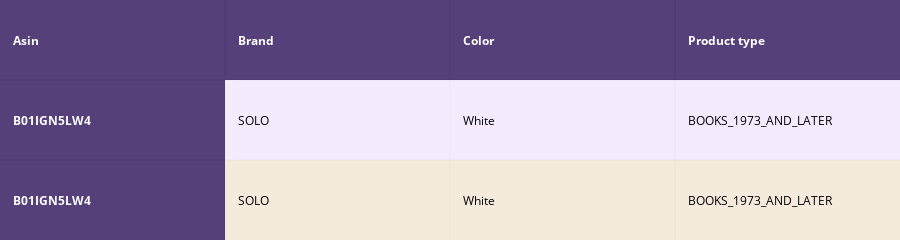
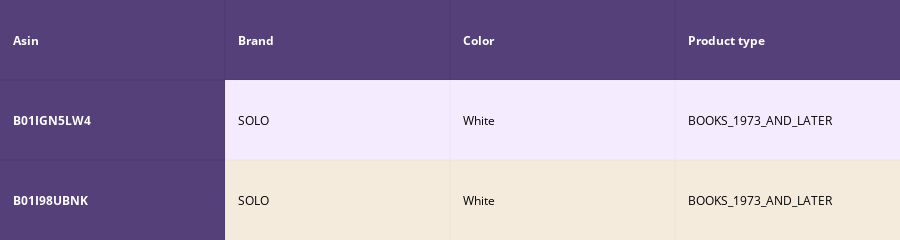
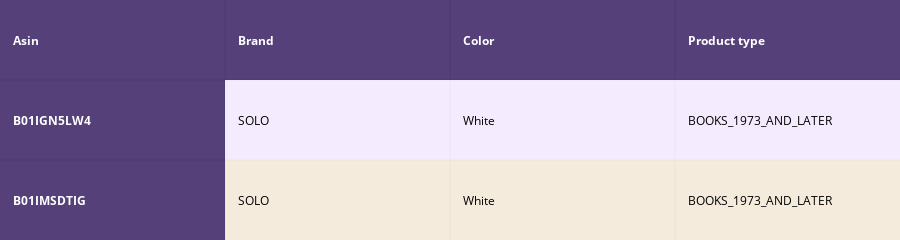
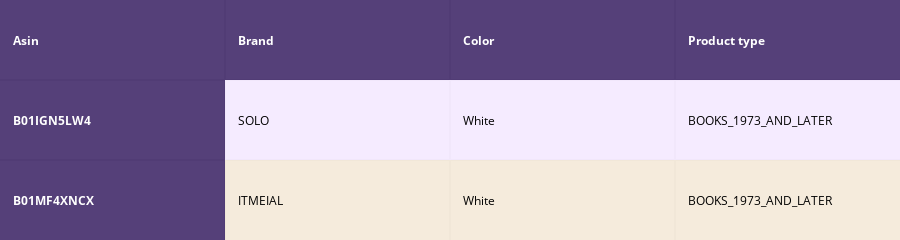

Write notebook code for charts like these, in order.
### Code cell
def idf_w2v_brand(doc_id, w1, w2, w3, num_results):
    # doc_id: apparel's id in given corpus
    # w1: weight for  w2v features
    # w2: weight for brand and color features
    #print(w2v_title_weight)
    #print('----------------------------------')
    new = w2v_title_weight[:-393,:]
    #print(new.shape[0], new.shape[1])
    #print(new[:])
    new2 = extra_features[:-393,:]
    #print('------------------------------------')
    #print(new2[:])
    bottleneck_features_train = np.load('16k_data_cnn_features.npy')
   # print(new.shape[0], new.shape[1])
    #print(new2.shape[0], new2.shape[1])
    #print(extra_features.shape[0], extra_features.shape[1])
    #print(bottleneck_features_train.shape[0], bottleneck_features_train.shape[1])


    # pairwise_dist will store the distance from given input apparel to all remaining apparels
    # the metric we used here is cosine, the coside distance is mesured as K(X, Y) = <X, Y> / (||X||*||Y||)
    # http://scikit-learn.org/stable/modules/metrics.html#cosine-similarity
    
    image_dist = pairwise_distances(bottleneck_features_train, bottleneck_features_train[doc_id].reshape(1,-1))
    idf_w2v_dist  = pairwise_distances(new, new[doc_id].reshape(1,-1))
    ex_feat_dist = pairwise_distances(new2, new2[doc_id])
    pairwise_dist   = (w1 * idf_w2v_dist +  w2 * ex_feat_dist + w3 * image_dist)/float(w1 + w2 + w3)

    # np.argsort will return indices of 9 smallest distances
    indices = np.argsort(pairwise_dist.flatten())[0:num_results]
    #pdists will store the 9 smallest distances
    pdists  = np.sort(pairwise_dist.flatten())[0:num_results]

    #data frame indices of the 9 smallest distace's
    df_indices = list(data.index[indices])
    

    for i in range(0, len(indices)):
        heat_map_w2v_brand(data['title'].loc[df_indices[0]],data['title'].loc[df_indices[i]], 
                           data['medium_image_url'].loc[df_indices[i]], indices[0], 
                           indices[i],df_indices[0], df_indices[i], 'weighted')
        print('ASIN :',data['asin'].loc[df_indices[i]])
        print('Brand :',data['brand'].loc[df_indices[i]])
        print('euclidean distance from input :', pdists[i])
        print('='*125)

idf_w2v_brand(12000, 1, 10, 1, 10)
# in the give heat map, each cell contains the euclidean distance between words i, j

### Figure 1 — Plotly figure (JSON) as saved in the notebook; plotly's stock layout.template omitted (floating-point values rounded to 4 significant figures)
{"data": [{"colorscale": [[0, "#1d004d"], [0.5, "#f2e5ff"], [1, "#f2e5d1"]], "hoverinfo": "none", "opacity": 0.75, "showscale": false, "type": "heatmap", "z": [[0, 0, 0, 0], [0, 0.5, 0.5, 0.5], [0, 1, 1, 1]]}], "layout": {"annotations": [{"align": "left", "font": {"color": "#ffffff"}, "showarrow": false, "text": "<b>Asin</b>", "x": -0.45, "xanchor": "left", "xref": "x1", "y": 0, "yref": "y1"}, {"align": "left", "font": {"color": "#ffffff"}, "showarrow": false, "text": "<b>Brand</b>", "x": 0.55, "xanchor": "left", "xref": "x1", "y": 0, "yref": "y1"}, {"align": "left", "font": {"color": "#ffffff"}, "showarrow": false, "text": "<b>Color</b>", "x": 1.55, "xanchor": "left", "xref": "x1", "y": 0, "yref": "y1"}, {"align": "left", "font": {"color": "#ffffff"}, "showarrow": false, "text": "<b>Product type</b>", "x": 2.55, "xanchor": "left", "xref": "x1", "y": 0, "yref": "y1"}, {"align": "left", "font": {"color": "#ffffff"}, "showarrow": false, "text": "<b>B01IGN5LW4</b>", "x": -0.45, "xanchor": "left", "xref": "x1", "y": 1, "yref": "y1"}, {"align": "left", "font": {"color": "#000000"}, "showarrow": false, "text": "SOLO", "x": 0.55, "xanchor": "left", "xref": "x1", "y": 1, "yref": "y1"}, {"align": "left", "font": {"color": "#000000"}, "showarrow": false, "text": "White", "x": 1.55, "xanchor": "left", "xref": "x1", "y": 1, "yref": "y1"}, {"align": "left", "font": {"color": "#000000"}, "showarrow": false, "text": "BOOKS_1973_AND_LATER", "x": 2.55, "xanchor": "left", "xref": "x1", "y": 1, "yref": "y1"}, {"align": "left", "font": {"color": "#ffffff"}, "showarrow": false, "text": "<b>B01IGN5LW4</b>", "x": -0.45, "xanchor": "left", "xref": "x1", "y": 2, "yref": "y1"}, {"align": "left", "font": {"color": "#000000"}, "showarrow": false, "text": "SOLO", "x": 0.55, "xanchor": "left", "xref": "x1", "y": 2, "yref": "y1"}, {"align": "left", "font": {"color": "#000000"}, "showarrow": false, "text": "White", "x": 1.55, "xanchor": "left", "xref": "x1", "y": 2, "yref": "y1"}, {"align": "left", "font": {"color": "#000000"}, "showarrow": false, "text": "BOOKS_1973_AND_LATER", "x": 2.55, "xanchor": "left", "xref": "x1", "y": 2, "yref": "y1"}], "height": 140, "margin": {"b": 0, "l": 0, "r": 0, "t": 0}, "xaxis": {"dtick": 1, "gridwidth": 2, "showticklabels": false, "tick0": -0.5, "ticks": "", "zeroline": false}, "yaxis": {"autorange": "reversed", "dtick": 1, "gridwidth": 2, "showticklabels": false, "tick0": 0.5, "ticks": "", "zeroline": false}}}

### Figure 2 — Plotly figure (JSON) as saved in the notebook; plotly's stock layout.template omitted (floating-point values rounded to 4 significant figures)
{"data": [{"colorscale": [[0, "#1d004d"], [0.5, "#f2e5ff"], [1, "#f2e5d1"]], "hoverinfo": "none", "opacity": 0.75, "showscale": false, "type": "heatmap", "z": [[0, 0, 0, 0], [0, 0.5, 0.5, 0.5], [0, 1, 1, 1]]}], "layout": {"annotations": [{"align": "left", "font": {"color": "#ffffff"}, "showarrow": false, "text": "<b>Asin</b>", "x": -0.45, "xanchor": "left", "xref": "x1", "y": 0, "yref": "y1"}, {"align": "left", "font": {"color": "#ffffff"}, "showarrow": false, "text": "<b>Brand</b>", "x": 0.55, "xanchor": "left", "xref": "x1", "y": 0, "yref": "y1"}, {"align": "left", "font": {"color": "#ffffff"}, "showarrow": false, "text": "<b>Color</b>", "x": 1.55, "xanchor": "left", "xref": "x1", "y": 0, "yref": "y1"}, {"align": "left", "font": {"color": "#ffffff"}, "showarrow": false, "text": "<b>Product type</b>", "x": 2.55, "xanchor": "left", "xref": "x1", "y": 0, "yref": "y1"}, {"align": "left", "font": {"color": "#ffffff"}, "showarrow": false, "text": "<b>B01IGN5LW4</b>", "x": -0.45, "xanchor": "left", "xref": "x1", "y": 1, "yref": "y1"}, {"align": "left", "font": {"color": "#000000"}, "showarrow": false, "text": "SOLO", "x": 0.55, "xanchor": "left", "xref": "x1", "y": 1, "yref": "y1"}, {"align": "left", "font": {"color": "#000000"}, "showarrow": false, "text": "White", "x": 1.55, "xanchor": "left", "xref": "x1", "y": 1, "yref": "y1"}, {"align": "left", "font": {"color": "#000000"}, "showarrow": false, "text": "BOOKS_1973_AND_LATER", "x": 2.55, "xanchor": "left", "xref": "x1", "y": 1, "yref": "y1"}, {"align": "left", "font": {"color": "#ffffff"}, "showarrow": false, "text": "<b>B01I98UBNK</b>", "x": -0.45, "xanchor": "left", "xref": "x1", "y": 2, "yref": "y1"}, {"align": "left", "font": {"color": "#000000"}, "showarrow": false, "text": "SOLO", "x": 0.55, "xanchor": "left", "xref": "x1", "y": 2, "yref": "y1"}, {"align": "left", "font": {"color": "#000000"}, "showarrow": false, "text": "White", "x": 1.55, "xanchor": "left", "xref": "x1", "y": 2, "yref": "y1"}, {"align": "left", "font": {"color": "#000000"}, "showarrow": false, "text": "BOOKS_1973_AND_LATER", "x": 2.55, "xanchor": "left", "xref": "x1", "y": 2, "yref": "y1"}], "height": 140, "margin": {"b": 0, "l": 0, "r": 0, "t": 0}, "xaxis": {"dtick": 1, "gridwidth": 2, "showticklabels": false, "tick0": -0.5, "ticks": "", "zeroline": false}, "yaxis": {"autorange": "reversed", "dtick": 1, "gridwidth": 2, "showticklabels": false, "tick0": 0.5, "ticks": "", "zeroline": false}}}

### Figure 3 — Plotly figure (JSON) as saved in the notebook; plotly's stock layout.template omitted (floating-point values rounded to 4 significant figures)
{"data": [{"colorscale": [[0, "#1d004d"], [0.5, "#f2e5ff"], [1, "#f2e5d1"]], "hoverinfo": "none", "opacity": 0.75, "showscale": false, "type": "heatmap", "z": [[0, 0, 0, 0], [0, 0.5, 0.5, 0.5], [0, 1, 1, 1]]}], "layout": {"annotations": [{"align": "left", "font": {"color": "#ffffff"}, "showarrow": false, "text": "<b>Asin</b>", "x": -0.45, "xanchor": "left", "xref": "x1", "y": 0, "yref": "y1"}, {"align": "left", "font": {"color": "#ffffff"}, "showarrow": false, "text": "<b>Brand</b>", "x": 0.55, "xanchor": "left", "xref": "x1", "y": 0, "yref": "y1"}, {"align": "left", "font": {"color": "#ffffff"}, "showarrow": false, "text": "<b>Color</b>", "x": 1.55, "xanchor": "left", "xref": "x1", "y": 0, "yref": "y1"}, {"align": "left", "font": {"color": "#ffffff"}, "showarrow": false, "text": "<b>Product type</b>", "x": 2.55, "xanchor": "left", "xref": "x1", "y": 0, "yref": "y1"}, {"align": "left", "font": {"color": "#ffffff"}, "showarrow": false, "text": "<b>B01IGN5LW4</b>", "x": -0.45, "xanchor": "left", "xref": "x1", "y": 1, "yref": "y1"}, {"align": "left", "font": {"color": "#000000"}, "showarrow": false, "text": "SOLO", "x": 0.55, "xanchor": "left", "xref": "x1", "y": 1, "yref": "y1"}, {"align": "left", "font": {"color": "#000000"}, "showarrow": false, "text": "White", "x": 1.55, "xanchor": "left", "xref": "x1", "y": 1, "yref": "y1"}, {"align": "left", "font": {"color": "#000000"}, "showarrow": false, "text": "BOOKS_1973_AND_LATER", "x": 2.55, "xanchor": "left", "xref": "x1", "y": 1, "yref": "y1"}, {"align": "left", "font": {"color": "#ffffff"}, "showarrow": false, "text": "<b>B01IMSDTIG</b>", "x": -0.45, "xanchor": "left", "xref": "x1", "y": 2, "yref": "y1"}, {"align": "left", "font": {"color": "#000000"}, "showarrow": false, "text": "SOLO", "x": 0.55, "xanchor": "left", "xref": "x1", "y": 2, "yref": "y1"}, {"align": "left", "font": {"color": "#000000"}, "showarrow": false, "text": "White", "x": 1.55, "xanchor": "left", "xref": "x1", "y": 2, "yref": "y1"}, {"align": "left", "font": {"color": "#000000"}, "showarrow": false, "text": "BOOKS_1973_AND_LATER", "x": 2.55, "xanchor": "left", "xref": "x1", "y": 2, "yref": "y1"}], "height": 140, "margin": {"b": 0, "l": 0, "r": 0, "t": 0}, "xaxis": {"dtick": 1, "gridwidth": 2, "showticklabels": false, "tick0": -0.5, "ticks": "", "zeroline": false}, "yaxis": {"autorange": "reversed", "dtick": 1, "gridwidth": 2, "showticklabels": false, "tick0": 0.5, "ticks": "", "zeroline": false}}}

### Figure 4 — Plotly figure (JSON) as saved in the notebook; plotly's stock layout.template omitted (floating-point values rounded to 4 significant figures)
{"data": [{"colorscale": [[0, "#1d004d"], [0.5, "#f2e5ff"], [1, "#f2e5d1"]], "hoverinfo": "none", "opacity": 0.75, "showscale": false, "type": "heatmap", "z": [[0, 0, 0, 0], [0, 0.5, 0.5, 0.5], [0, 1, 1, 1]]}], "layout": {"annotations": [{"align": "left", "font": {"color": "#ffffff"}, "showarrow": false, "text": "<b>Asin</b>", "x": -0.45, "xanchor": "left", "xref": "x1", "y": 0, "yref": "y1"}, {"align": "left", "font": {"color": "#ffffff"}, "showarrow": false, "text": "<b>Brand</b>", "x": 0.55, "xanchor": "left", "xref": "x1", "y": 0, "yref": "y1"}, {"align": "left", "font": {"color": "#ffffff"}, "showarrow": false, "text": "<b>Color</b>", "x": 1.55, "xanchor": "left", "xref": "x1", "y": 0, "yref": "y1"}, {"align": "left", "font": {"color": "#ffffff"}, "showarrow": false, "text": "<b>Product type</b>", "x": 2.55, "xanchor": "left", "xref": "x1", "y": 0, "yref": "y1"}, {"align": "left", "font": {"color": "#ffffff"}, "showarrow": false, "text": "<b>B01IGN5LW4</b>", "x": -0.45, "xanchor": "left", "xref": "x1", "y": 1, "yref": "y1"}, {"align": "left", "font": {"color": "#000000"}, "showarrow": false, "text": "SOLO", "x": 0.55, "xanchor": "left", "xref": "x1", "y": 1, "yref": "y1"}, {"align": "left", "font": {"color": "#000000"}, "showarrow": false, "text": "White", "x": 1.55, "xanchor": "left", "xref": "x1", "y": 1, "yref": "y1"}, {"align": "left", "font": {"color": "#000000"}, "showarrow": false, "text": "BOOKS_1973_AND_LATER", "x": 2.55, "xanchor": "left", "xref": "x1", "y": 1, "yref": "y1"}, {"align": "left", "font": {"color": "#ffffff"}, "showarrow": false, "text": "<b>B01MF4XNCX</b>", "x": -0.45, "xanchor": "left", "xref": "x1", "y": 2, "yref": "y1"}, {"align": "left", "font": {"color": "#000000"}, "showarrow": false, "text": "ITMEIAL", "x": 0.55, "xanchor": "left", "xref": "x1", "y": 2, "yref": "y1"}, {"align": "left", "font": {"color": "#000000"}, "showarrow": false, "text": "White", "x": 1.55, "xanchor": "left", "xref": "x1", "y": 2, "yref": "y1"}, {"align": "left", "font": {"color": "#000000"}, "showarrow": false, "text": "BOOKS_1973_AND_LATER", "x": 2.55, "xanchor": "left", "xref": "x1", "y": 2, "yref": "y1"}], "height": 140, "margin": {"b": 0, "l": 0, "r": 0, "t": 0}, "xaxis": {"dtick": 1, "gridwidth": 2, "showticklabels": false, "tick0": -0.5, "ticks": "", "zeroline": false}, "yaxis": {"autorange": "reversed", "dtick": 1, "gridwidth": 2, "showticklabels": false, "tick0": 0.5, "ticks": "", "zeroline": false}}}
